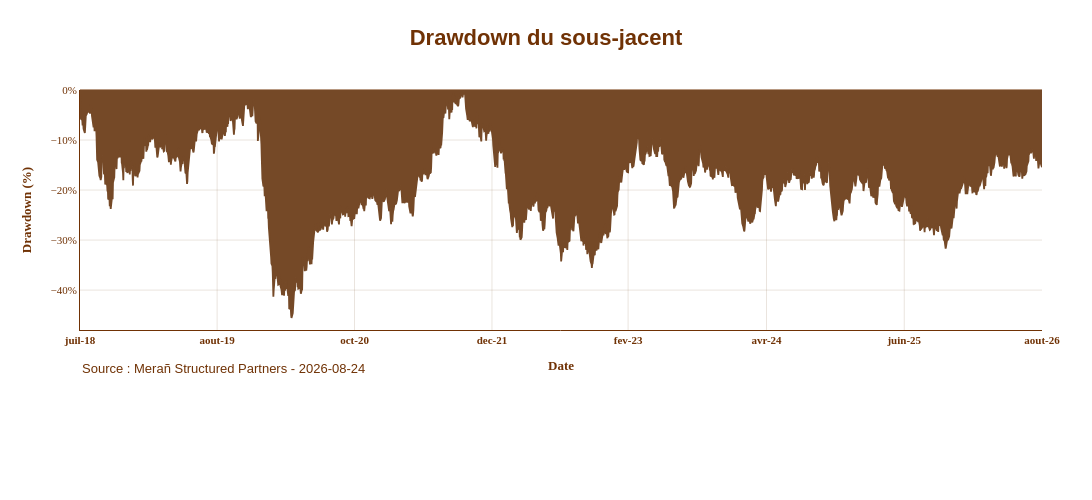

The notebook cell this image was saved under:
### Markdown cell above
#### 2. Drawdowns SJ

### Code cell
from pathlib import Path


def find_project_root(start=Path.cwd()):
    for path in (start, *start.parents):
        if (path / "src" / "marketing_production").exists():
            return path
    raise FileNotFoundError("Impossible de trouver la racine du projet structured_products")


PROJECT_ROOT = find_project_root()
ASSET_DIR = PROJECT_ROOT / "src" / "marketing_production" / "assets"
ASSET_DIR.mkdir(parents=True, exist_ok=True)
DRAWDOWN_IMAGE_PATH = ASSET_DIR / "drawdown_snapshot.png"


_FRENCH_MONTHS = {
    1: "janv",
    2: "fev",
    3: "mars",
    4: "avr",
    5: "mai",
    6: "juin",
    7: "juil",
    8: "aout",
    9: "sept",
    10: "oct",
    11: "nov",
    12: "dec",
}


def _format_date_drawdown(date: pd.Timestamp) -> str:
    month = _FRENCH_MONTHS[date.month]
    return f"{month}-{date.strftime('%y')}"


def plot_drawdown_graph(
    dataframe: pd.DataFrame,
    column_date: str,
    column_underlying: str,
    date_reporting,
    *,
    source: str = "",
) -> "go.Figure":

    """
    Graphique du drawdown historique du sous-jacent
    jusqu'à la date de reporting.
    """

    go = _plotly_graph_objects()

    # --------------------------------------------------
    # Paramètres graphiques fixes
    # --------------------------------------------------

    background_color = "#FFFFFF"

    main_color = "#754927"
    secondary_color = "#703205"

    title = "Drawdown du sous-jacent"

    legend_name = "Drawdown sous-jacent"

    x_name = "Date"
    y_name = "Drawdown (%)"

    # --------------------------------------------------
    # Vérification du DataFrame
    # --------------------------------------------------

    if not isinstance(dataframe, pd.DataFrame):
        raise TypeError(
            "dataframe must be a pandas DataFrame."
        )

    required_columns = [
        column_date,
        column_underlying
    ]

    missing_columns = [
        column
        for column in required_columns
        if column not in dataframe.columns
    ]

    if missing_columns:
        raise ValueError(
            f"Columns not found in dataframe: {missing_columns}"
        )

    # --------------------------------------------------
    # Préparation des données
    # --------------------------------------------------

    chart_data = dataframe[
        required_columns
    ].copy()

    chart_data[column_date] = pd.to_datetime(
        chart_data[column_date],
        errors="coerce"
    )

    date_reporting = pd.to_datetime(
        date_reporting,
        errors="coerce"
    )

    if pd.isna(date_reporting):
        raise ValueError(
            "date_reporting must be a valid date."
        )

    chart_data = (
        chart_data
        .dropna(subset=[column_date])
        .sort_values(column_date)
        .reset_index(drop=True)
    )

    # --------------------------------------------------
    # Filtre jusqu'à la date de reporting
    # --------------------------------------------------

    chart_data = chart_data[
        chart_data[column_date] <= date_reporting
    ].copy()

    if chart_data.empty:
        raise ValueError(
            "No data available before or on date_reporting."
        )

    # --------------------------------------------------
    # Conversion de la série en numérique
    # --------------------------------------------------

    values = pd.to_numeric(
        chart_data[column_underlying],
        errors="coerce"
    )

    if values.dropna().empty:
        raise ValueError(
            f"Column {column_underlying!r} "
            "must contain valid numeric values."
        )

    # --------------------------------------------------
    # Calcul du drawdown
    # --------------------------------------------------

    running_max = values.cummax()

    drawdown = (
        values
        .div(
            running_max.where(
                running_max.ne(0)
            )
        )
        .sub(1.0)
        * 100
    )

    # --------------------------------------------------
    # Création du graphique
    # --------------------------------------------------

    fig = go.Figure()

    fig.add_trace(
        go.Scatter(
            x=chart_data[column_date],
            y=drawdown,

            mode="lines",

            name=legend_name,

            line=dict(
                color=main_color,
                width=1.8
            ),

            fill="tozeroy",
            fillcolor=main_color,
            opacity=0.35,

            hovertemplate=(
                f"<b>{legend_name}</b>"
                "<br>"
                "%{x|%Y-%m-%d}"
                "<br>"
                "%{y:.2f}%"
                "<extra></extra>"
            ),
        )
    )

    # --------------------------------------------------
    # Dates affichées sur l'axe X
    # --------------------------------------------------

    tick_dates = _tick_dates(
        chart_data[column_date]
    )

    tick_values = [
        pd.Timestamp(date).to_pydatetime()
        for date in tick_dates
    ]

    tick_text = [
        f"<b>{_format_date_drawdown(pd.Timestamp(date))}</b>"
        for date in tick_dates
    ]

    # --------------------------------------------------
    # Source
    # --------------------------------------------------

    source_date = date_reporting.strftime("%Y-%m-%d")

    if source:
        source_text = (
            f"Source : {source} - {source_date}"
        )
    else:
        source_text = (
            f"Source : {source_date}"
        )

    # --------------------------------------------------
    # Layout général
    # --------------------------------------------------

    fig.update_layout(

        title=dict(
            text=f"<b>{title}</b>",
            x=0.5,
            xanchor="center",
            font=dict(
                color=secondary_color,
                size=22
            )
        ),

        plot_bgcolor=background_color,
        paper_bgcolor=background_color,

        font=dict(
            color=secondary_color,
            family="Arial",
            size=12
        ),

        width=1400,
        height=500,

        margin=dict(
            l=80,
            r=50,
            t=90,
            b=170
        ),

        legend=dict(
            orientation="h",
            yanchor="top",
            y=-0.22,
            xanchor="center",
            x=0.5,
            font=dict(
                color=secondary_color,
                size=12
            ),
        ),

        hovermode="x unified",

        annotations=[
            dict(
                text=source_text,
                x=0,
                y=-0.12,
                xref="paper",
                yref="paper",
                showarrow=False,
                xanchor="left",
                yanchor="top",
                font=dict(
                    color=secondary_color,
                    size=13
                ),
            )
        ],
    )

    # --------------------------------------------------
    # Axe X
    # --------------------------------------------------

    fig.update_xaxes(

        title_text=f"<b>{x_name}</b>",

        tickmode="array",

        tickvals=tick_values,

        ticktext=tick_text,

        range=[
            chart_data[column_date].min().to_pydatetime(),
            date_reporting.to_pydatetime()
        ],

        showgrid=True,

        gridcolor="rgba(117, 73, 39, 0.15)",

        zeroline=False,

        linecolor=secondary_color,

        tickfont=dict(
            color=secondary_color,
            size=11,
            family="Arial Bold"
        ),

        title_font=dict(
            color=secondary_color,
            size=13,
            family="Arial Bold"
        ),
    )

    # --------------------------------------------------
    # Axe Y
    # --------------------------------------------------

    fig.update_yaxes(

        title_text=f"<b>{y_name}</b>",

        ticksuffix="%",

        showgrid=True,

        gridcolor="rgba(117, 73, 39, 0.15)",

        zeroline=True,

        zerolinecolor=secondary_color,

        zerolinewidth=1,

        linecolor=secondary_color,

        tickfont=dict(
            color=secondary_color,
            size=11,
            family="Arial Bold"
        ),

        title_font=dict(
            color=secondary_color,
            size=13,
            family="Arial Bold"
        ),
    )

    return fig


fig = plot_drawdown_graph(
    dataframe=data,
    column_date="Date",
    column_underlying="Base 100",
    date_reporting=date_reporting,
    source="Merañ Structured Partners"
)

# --------------------------------------------------
# Export pour la présentation HTML
# --------------------------------------------------

fig.write_image(
    DRAWDOWN_IMAGE_PATH,
    scale=2
)

fig.show()

### Figure 1 — Plotly figure (JSON) as saved in the notebook; plotly's stock layout.template omitted (floating-point values rounded to 4 significant figures; data arrays with more than 128 entries replaced by an {"elided": "..."} marker saying what was removed)
{"data": [{"fill": "tozeroy", "fillcolor": "#754927", "hovertemplate": "<b>Drawdown sous-jacent</b><br>%{x|%Y-%m-%d}<br>%{y:.2f}%<extra></extra>", "line": {"color": "#754927", "width": 1.8}, "mode": "lines", "name": "Drawdown sous-jacent", "opacity": 0.35, "type": "scatter", "x": {"elided": "2092 str values"}, "y": {"elided": "2092 float values"}}], "layout": {"annotations": [{"font": {"color": "#703205", "size": 13}, "showarrow": false, "text": "Source : Merañ Structured Partners - 2026-08-24", "x": 0, "xanchor": "left", "xref": "paper", "y": -0.12, "yanchor": "top", "yref": "paper"}], "font": {"color": "#703205", "family": "Arial", "size": 12}, "height": 500, "hovermode": "x unified", "legend": {"font": {"color": "#703205", "size": 12}, "orientation": "h", "x": 0.5, "xanchor": "center", "y": -0.22, "yanchor": "top"}, "margin": {"b": 170, "l": 80, "r": 50, "t": 90}, "paper_bgcolor": "#FFFFFF", "plot_bgcolor": "#FFFFFF", "title": {"font": {"color": "#703205", "size": 22}, "text": "<b>Drawdown du sous-jacent</b>", "x": 0.5, "xanchor": "center"}, "width": 1400, "xaxis": {"gridcolor": "rgba(117, 73, 39, 0.15)", "linecolor": "#703205", "range": ["2018-07-02T00:00:00", "2026-08-24T00:00:00"], "showgrid": true, "tickfont": {"color": "#703205", "family": "Arial Bold", "size": 11}, "tickmode": "array", "ticktext": ["<b>juil-18</b>", "<b>aout-19</b>", "<b>oct-20</b>", "<b>dec-21</b>", "<b>fev-23</b>", "<b>avr-24</b>", "<b>juin-25</b>", "<b>aout-26</b>"], "tickvals": ["2018-07-02T00:00:00", "2019-08-30T00:00:00", "2020-10-28T00:00:00", "2021-12-27T00:00:00", "2023-02-21T00:00:00", "2024-04-24T00:00:00", "2025-06-24T00:00:00", "2026-08-24T00:00:00"], "title": {"font": {"color": "#703205", "family": "Arial Bold", "size": 13}, "text": "<b>Date</b>"}, "zeroline": false}, "yaxis": {"gridcolor": "rgba(117, 73, 39, 0.15)", "linecolor": "#703205", "showgrid": true, "tickfont": {"color": "#703205", "family": "Arial Bold", "size": 11}, "ticksuffix": "%", "title": {"font": {"color": "#703205", "family": "Arial Bold", "size": 13}, "text": "<b>Drawdown (%)</b>"}, "zeroline": true, "zerolinecolor": "#703205", "zerolinewidth": 1}}}
